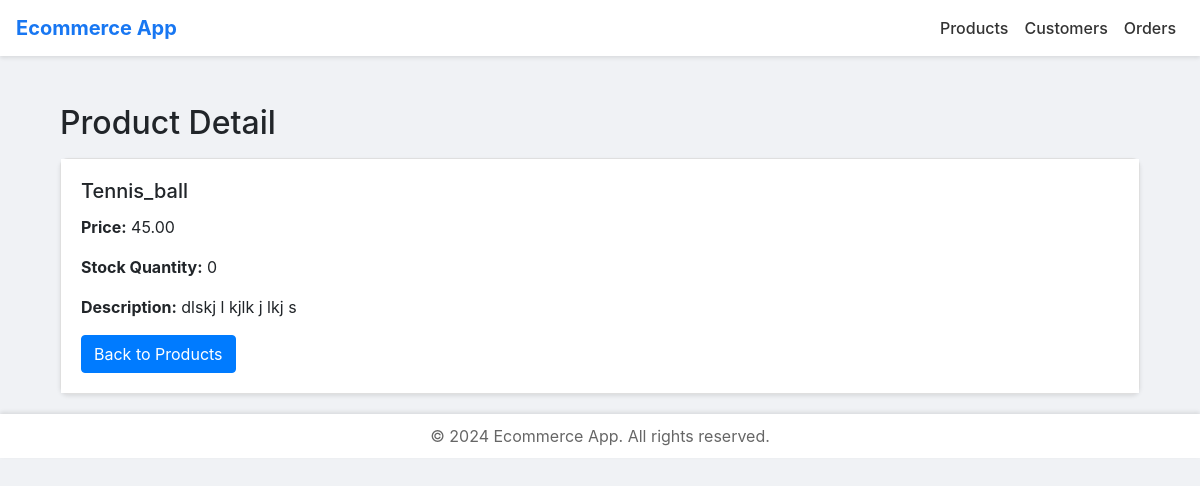
The page /product/6/ on the database its author committed.
### ecommerce_app/models.py (models this page shows, shortened)
class Product(models.Model):
    name = models.CharField(max_length=100)
    price = models.DecimalField(max_digits=10, decimal_places=2)
    stock_quantity = models.PositiveIntegerField()
    description = models.TextField(blank=True)

### ecommerce_app/views.py (the view)
# urls.py: path('product/<int:pk>/', views.product_detail, name='product_detail'),
def product_detail(request, pk):
    product = get_object_or_404(Product, pk=pk)
    return render(request, 'product_detail.html', {'product': product})

### ecommerce_app/templates/product_detail.html
{% extends 'base.html' %}
{% block content %}
<div class="container mt-5">
    <h2>Product Detail</h2>
    <div class="card mt-3">
        <div class="card-body">
            <h5 class="card-title">{{ product.name }}</h5>
            <p class="card-text"><strong>Price:</strong> {{ product.price }}</p>
            <p class="card-text"><strong>Stock Quantity:</strong> {{ product.stock_quantity }}</p>
            <p class="card-text"><strong>Description:</strong> {{ product.description }}</p>
            <a href="{% url 'product_list' %}" class="btn btn-primary">Back to Products</a>
        </div>
    </div>
</div>
{% endblock %}

### ecommerce_app/templates/base.html (style rules this page uses)
body { background-color: #f0f2f5; }
.container { margin-top: 20px; }
.card { border-radius: 8px; box-shadow: 0 2px 4px rgba(0,0,0,0.1); margin-bottom: 20px; }
.card-body { background-color: #ffffff; }

### rows shown on the page
Product: name "Tennis_ball", price "45.00", stock_quantity "0", description "dlskj l kjlk j lkj s"
